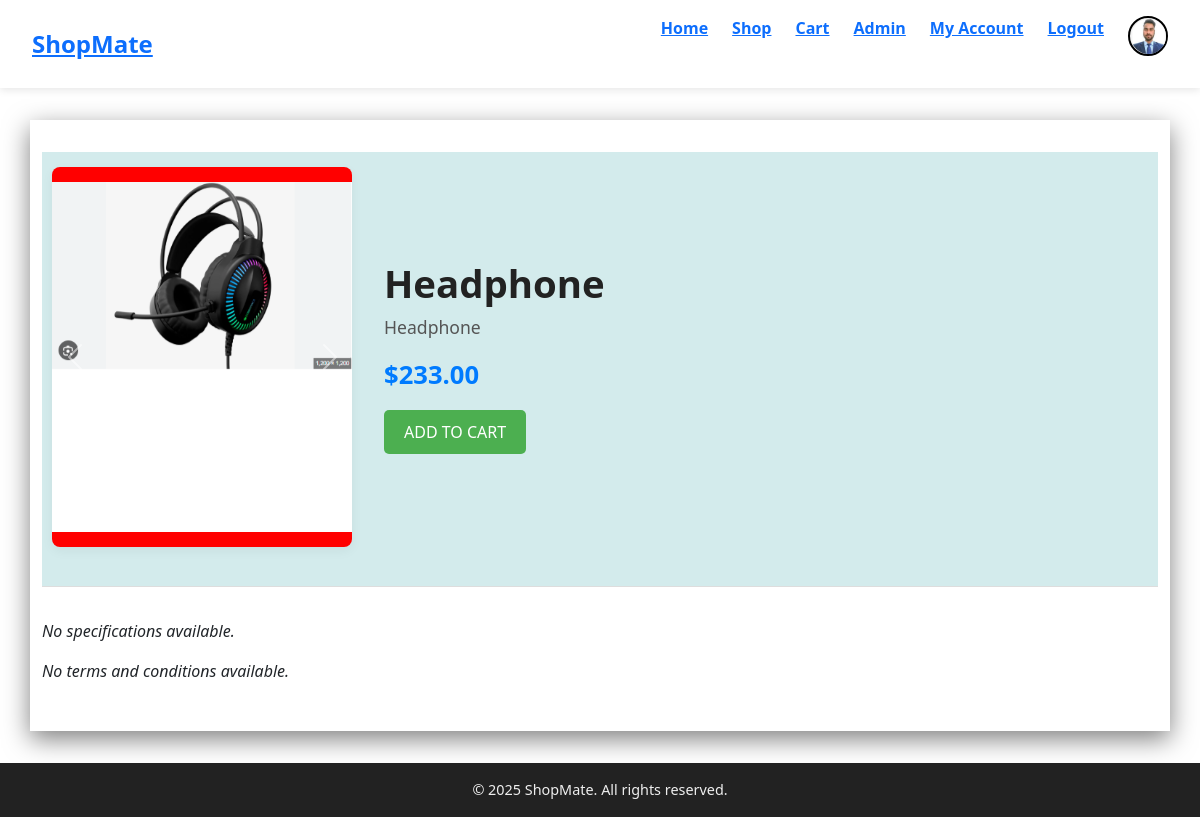
Page /itemdetail/IT0000000006 (signed in) on the committed database.
### ecommstore/models.py (models this page shows, shortened)
class UserProfile(models.Model):
    user = models.OneToOneField(User,on_delete=models.CASCADE)
    address = models.TextField()
    profile_picture = models.ImageField(upload_to='static', blank=True, null=True)

class Product(models.Model):
    product_code = models.CharField(max_length=12,primary_key=True)
    name = models.CharField(max_length=200)
    description = models.TextField()
    image = models.ImageField(upload_to = 'static', blank=True, null=True)
    price = models.DecimalField(max_digits=12,decimal_places=2)
    stock = models.IntegerField()
    specification = models.JSONField(null=True)
    termsnconditions = models.JSONField(null=True)
    created_date = models.DateTimeField(auto_now_add=True)
    desc1 = models.TextField(null=True)
    image1 = models.ImageField(upload_to = 'static', blank=True, null=True)
    image2 = models.ImageField(upload_to = 'static', blank=True, null=True)
    image3 = models.ImageField(upload_to = 'static', blank=True, null=True)

### ecommstore/views.py (the view)
# urls.py: path('itemdetail/<slug:PCode>',views.itemdetail,name="itemdetail"),
def itemdetail(request,PCode):
    product = Product.objects.filter(product_code=PCode).values()
    userprofile = UserProfile.objects.filter(user=request.user)
    profilepicture = ''
    if len(userprofile) > 0:
        print('profilepicture found!')
        profilepicture = userprofile[0].profile_picture
    params = {
        "product_code":product[0]["product_code"],
        "name":product[0]["name"],
        "image":product[0]["image"],
        "description":product[0]["description"],
        "price":product[0]["price"],
        "instock":product[0]["stock"],
        "specifications":product[0]["specification"],
        "termsnconditions":product[0]["termsnconditions"],
        "desc1":product[0]["desc1"],
        "image1":product[0]["image1"],
        "image2":product[0]["image2"],
        "image3":product[0]["image3"],
        "images":[product[0]["image"],product[0]["image1"],product[0]["image2"],product[0]["image3"]],
        "profilepicture":profilepicture
    }
    return render(request,'ecommstore/templates/itemdetail.html',params)

### ecommstore/templates/ecommstore/templates/itemdetail.html (shortened to what this page needs)
{% extends 'base.html' %}
{% block body %}
    <div class="container" role="main">
        <section class="item-header" aria-label="Item overview">
            <div class="item-image">
                    <div id="carouselExample" class="carousel slide" data-bs-ride="carousel">
                    <div class="carousel-inner">
                        {% for image in images %}
                        <div class="carousel-item {% if forloop.first %}active{% endif %}">
                        <img src="/{{image}}/" class="d-block w-100" alt="Slide {{ forloop.counter }}">
                        </div>
                        {% endfor %}
                    </div>
                    <button class="carousel-control-prev" type="button" data-bs-target="#carouselExample" data-bs-slide="prev">
                        <span class="carousel-control-prev-icon" aria-hidden="true"></span>
                    </button>
                    <button class="carousel-control-next" type="button" data-bs-target="#carouselExample" data-bs-slide="next">
                        <span class="carousel-control-next-icon" aria-hidden="true"></span>
                    </button>
                    </div>
            </div>
            <div class="item-info">
                <form method="post" action="{% url 'addToCartAct' product_code %}">
                <h1 class="item-name">{{ name }}</h1>
                <p class="item-description">{{ description }}</p>
                <p class="item-price">${{ price }}</p>
                <button class="add-cart-button">ADD TO CART</button>
                </form>
            </div>
        </section>
        {% if specifications %}
            <section class="specifications" aria-label="Item specifications">
                <h2>Specifications</h2>
                <table class="spec-table">
                    <tbody>
                    {% for key, value in specifications.items %}
                        <tr>
                            <th>{{ key }}</th>
                            <td>{{ value }}</td>
                        </tr>
                    {% endfor %}
                    </tbody>
                </table>
            </section>
        {% else %}
            <p><em>No specifications available.</em></p>
        {% endif %}
        {% if termsnconditions %}
            <section class="specifications" aria-label="Terms and conditions">
                <h2>Terms and conditions</h2>
                <table class="spec-table">
                    <tbody>
                    {% for key, value in termsnconditions.items %}
                        <tr>
                            <th>{{ key }}</th>
                            <td>{{ value }}</td>
                        </tr>
                    {% endfor %}
                    </tbody>
                </table>
            </section>
        {% else %}
            <p><em>No terms and conditions available.</em></p>
        {% endif %}
    </div>
{% endblock %}

### ecommstore/templates/base.html (shortened to what this page needs)
<!DOCTYPE html>
<html lang="en">
<head>
    <link href="https://cdn.jsdelivr.net/npm/bootstrap@5.3.2/dist/css/bootstrap.min.css" rel="stylesheet">
</head>
<body>
    <nav>
        <div class="logo">
            <a href="{% url 'home' %}">ShopMate</a>
        </div>
        <div id="main">
            <ul>
                <li><a href="{% url 'home' %}">Home</a></li>
                <li><a href="{% url 'shop' %}">Shop</a></li>
                <li><a href="{% url 'cart' %}">Cart</a></li>
                <li><a href="/admin">Admin</a></li>
                {% if user.is_authenticated %}
                    <li><a href="{% url 'account' %}">My Account</a></li>
                    <li><a href="{% url 'logout' %}">Logout</a></li>
                    <li><button class="openbtn" onclick="openNav()"><img id="pic" src="{{profilepicture}}" style="width: 35px; height: 35px;"/></button></li>
                {% else %}
                    <li><a href="{% url 'login' %}">Login</a></li>
                    <li><a href="{% url 'signup' %}">Sign Up</a></li>
                {% endif %}
            </ul>
        </div>
    </nav>
    {% block body %}{% endblock %}
    <footer>
        &copy; 2025 ShopMate. All rights reserved.
    </footer>
</body>
</html>

### rows in the picture
UserProfile: profile_picture (picture)
Product: image (picture), name "Headphone", description "Headphone", price "233.00"
